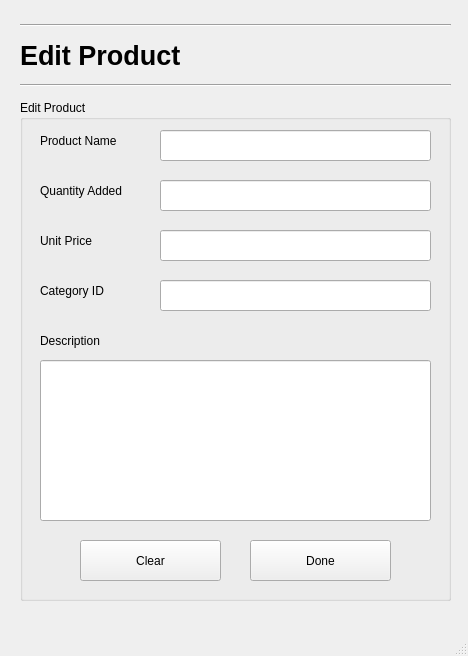
<?xml version="1.0" encoding="UTF-8"?>
<ui version="4.0">
 <class>MainWindow</class>
 <widget class="QMainWindow" name="MainWindow">
  <property name="geometry">
   <rect>
    <x>0</x>
    <y>0</y>
    <width>468</width>
    <height>656</height>
   </rect>
  </property>
  <property name="windowTitle">
   <string>MainWindow</string>
  </property>
  <widget class="QWidget" name="centralwidget">
   <widget class="QGroupBox" name="groupBox_2">
    <property name="geometry">
     <rect>
      <x>20</x>
      <y>100</y>
      <width>431</width>
      <height>501</height>
     </rect>
    </property>
    <property name="title">
     <string>Edit Product</string>
    </property>
    <widget class="QLabel" name="label_5">
     <property name="geometry">
      <rect>
       <x>20</x>
       <y>30</y>
       <width>101</width>
       <height>21</height>
      </rect>
     </property>
     <property name="text">
      <string>Product Name</string>
     </property>
    </widget>
    <widget class="QLineEdit" name="lineEdit_5">
     <property name="geometry">
      <rect>
       <x>140</x>
       <y>30</y>
       <width>271</width>
       <height>31</height>
      </rect>
     </property>
     <property name="text">
      <string/>
     </property>
     <property name="readOnly">
      <bool>true</bool>
     </property>
    </widget>
    <widget class="QLabel" name="label_6">
     <property name="geometry">
      <rect>
       <x>20</x>
       <y>80</y>
       <width>111</width>
       <height>21</height>
      </rect>
     </property>
     <property name="text">
      <string>Quantity Added</string>
     </property>
    </widget>
    <widget class="QLabel" name="label_7">
     <property name="geometry">
      <rect>
       <x>20</x>
       <y>130</y>
       <width>101</width>
       <height>21</height>
      </rect>
     </property>
     <property name="text">
      <string>Unit Price</string>
     </property>
    </widget>
    <widget class="QLineEdit" name="lineEdit_7">
     <property name="geometry">
      <rect>
       <x>140</x>
       <y>80</y>
       <width>271</width>
       <height>31</height>
      </rect>
     </property>
     <property name="text">
      <string/>
     </property>
     <property name="readOnly">
      <bool>false</bool>
     </property>
    </widget>
    <widget class="QLabel" name="label_8">
     <property name="geometry">
      <rect>
       <x>20</x>
       <y>180</y>
       <width>101</width>
       <height>21</height>
      </rect>
     </property>
     <property name="text">
      <string>Category ID</string>
     </property>
    </widget>
    <widget class="QLineEdit" name="lineEdit_8">
     <property name="geometry">
      <rect>
       <x>140</x>
       <y>130</y>
       <width>271</width>
       <height>31</height>
      </rect>
     </property>
     <property name="text">
      <string/>
     </property>
     <property name="readOnly">
      <bool>false</bool>
     </property>
    </widget>
    <widget class="QLineEdit" name="lineEdit_9">
     <property name="geometry">
      <rect>
       <x>140</x>
       <y>180</y>
       <width>271</width>
       <height>31</height>
      </rect>
     </property>
     <property name="text">
      <string/>
     </property>
     <property name="readOnly">
      <bool>false</bool>
     </property>
    </widget>
    <widget class="QPushButton" name="pushButton_2">
     <property name="geometry">
      <rect>
       <x>230</x>
       <y>440</y>
       <width>141</width>
       <height>41</height>
      </rect>
     </property>
     <property name="text">
      <string>Done</string>
     </property>
    </widget>
    <widget class="QLabel" name="label_9">
     <property name="geometry">
      <rect>
       <x>20</x>
       <y>230</y>
       <width>81</width>
       <height>21</height>
      </rect>
     </property>
     <property name="text">
      <string>Description</string>
     </property>
    </widget>
    <widget class="QPushButton" name="pushButton_3">
     <property name="geometry">
      <rect>
       <x>60</x>
       <y>440</y>
       <width>141</width>
       <height>41</height>
      </rect>
     </property>
     <property name="text">
      <string>Clear</string>
     </property>
    </widget>
   </widget>
   <widget class="QLineEdit" name="lineEdit_6">
    <property name="geometry">
     <rect>
      <x>40</x>
      <y>360</y>
      <width>391</width>
      <height>161</height>
     </rect>
    </property>
    <property name="text">
     <string/>
    </property>
    <property name="readOnly">
     <bool>true</bool>
    </property>
   </widget>
   <widget class="QLabel" name="label">
    <property name="geometry">
     <rect>
      <x>20</x>
      <y>30</y>
      <width>251</width>
      <height>51</height>
     </rect>
    </property>
    <property name="font">
     <font>
      <pointsize>20</pointsize>
      <weight>75</weight>
      <bold>true</bold>
     </font>
    </property>
    <property name="text">
     <string>Edit Product</string>
    </property>
   </widget>
   <widget class="Line" name="line_2">
    <property name="geometry">
     <rect>
      <x>20</x>
      <y>10</y>
      <width>431</width>
      <height>31</height>
     </rect>
    </property>
    <property name="font">
     <font>
      <pointsize>20</pointsize>
      <weight>75</weight>
      <bold>true</bold>
     </font>
    </property>
    <property name="orientation">
     <enum>Qt::Horizontal</enum>
    </property>
   </widget>
   <widget class="Line" name="line">
    <property name="geometry">
     <rect>
      <x>20</x>
      <y>70</y>
      <width>431</width>
      <height>31</height>
     </rect>
    </property>
    <property name="font">
     <font>
      <pointsize>20</pointsize>
      <weight>75</weight>
      <bold>true</bold>
     </font>
    </property>
    <property name="orientation">
     <enum>Qt::Horizontal</enum>
    </property>
   </widget>
  </widget>
  <widget class="QMenuBar" name="menubar">
   <property name="geometry">
    <rect>
     <x>0</x>
     <y>0</y>
     <width>468</width>
     <height>26</height>
    </rect>
   </property>
  </widget>
  <widget class="QStatusBar" name="statusbar"/>
 </widget>
 <resources/>
 <connections/>
</ui>
